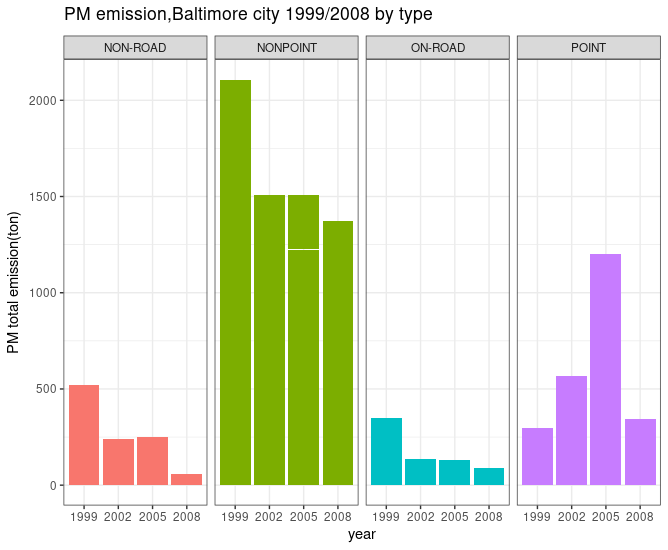

R code for this plot:
library(ggplot2)
plot3<-ggplot(baltnei,aes(factor(year),Emissions,fill=type))+geom_bar(stat="identity")+theme_bw()+guides(fill=FALSE)+facet_grid(.~type,scales="free",space="free")+labs(x="year",y=expression("PM total emission(ton)"))+labs(title=expression("PM emission,Baltimore city 1999/2008 by type"))
print(plot3)
